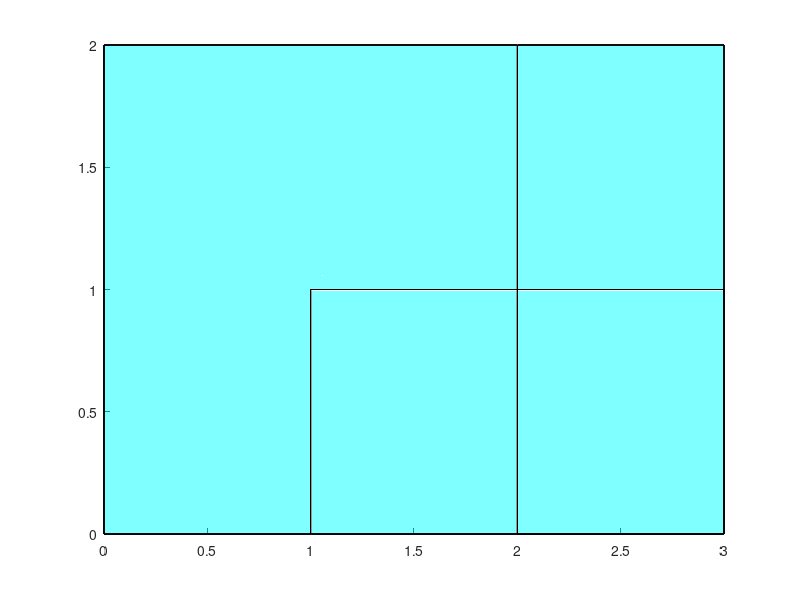

MATLAB code for this plot:
%bottom
patch([0,3,3,0,],[0,0,2,2,],[0,0,0,0,],'white', 'FaceAlpha', 0.5)

%wall red
patch([0,1,1,0],[0,0,0,0],[0,0,2,2],'red', 'FaceAlpha', 0.5)
patch([1,3,3,1],[0,0,0,0],[0,0,1,1],'red', 'FaceAlpha', 0.5)
patch([2,3,3,2],[0,0,0,0],[1,1,3,3],'red', 'FaceAlpha', 0.5)

patch([1,2,2,1],[1,1,1,1],[1,1,2,2],'red', 'FaceAlpha', 0.5)

%wall green
patch([3,3,3,3],[0,2,2,0],[0,0,1,1],'green', 'FaceAlpha', 0.5)
patch([3,3,3,3],[0,1,1,0],[1,1,3,3],'green', 'FaceAlpha', 0.5)

patch([2,2,2,2],[1,2,2,1],[1,1,2,2],'green', 'FaceAlpha', 0.5)
patch([1,1,1,1],[0,1,1,0],[1,1,2,2],'green', 'FaceAlpha', 0.5)

%wall black
patch([0,0,0,0],[0,2,2,0],[0,0,2,2],'black', 'FaceAlpha', 0.5)

patch([2,2,2,2],[0,1,1,0],[1,1,3,3],'black', 'FaceAlpha', 0.5)

%wall yellow 
patch([0,2,2,0],[2,2,2,2],[0,0,2,2],'yellow', 'FaceAlpha', 0.5)
patch([2,3,3,2],[2,2,2,2],[0,0,1,1],'yellow', 'FaceAlpha', 0.5)

patch([2,3,3,2],[1,1,1,1],[1,1,3,3],'yellow', 'FaceAlpha', 0.5)

%wall cyan 
patch([0,1,1,2,2,0],[0,0,1,1,2,2],[2,2,2,2,2,2],'cyan','FaceAlpha', 0.5)
patch([2,3,3,2],[0,0,1,1],[3,3,3,3],'cyan','FaceAlpha', 0.5)
patch([1,2,2,1],[0,0,1,1],[1,1,1,1],'cyan','FaceAlpha', 0.5)
patch([2,3,3,2],[1,1,2,2],[1,1,1,1],'cyan','FaceAlpha', 0.5)

